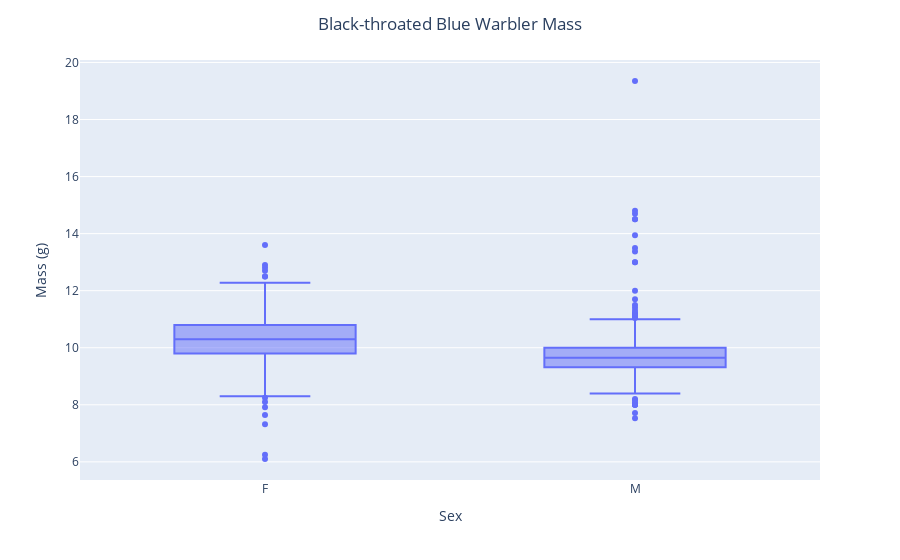

Notebook code for this chart:
### Markdown cell above
## Boxplot

### Code cell
sub_warblers = warblers[warblers['BirdSex'].notna()]
new_df = sub_warblers.loc[sub_warblers['BirdSex'].isin(['M','F'])] #select observations with known sex
fig = px.box(new_df, y="Mass", x = 'BirdSex') #make a boxplot
fig.update_layout(title={"text": "Black-throated Blue Warbler Mass", "x": 0.5}, #update title and center
 yaxis_title="Mass (g)", xaxis_title = "Sex") #update x and y labels 
fig.show()

### Figure 1 — Plotly figure (JSON) as saved in the notebook; plotly's stock layout.template omitted (floating-point values rounded to 4 significant figures; data arrays with more than 128 entries replaced by an {"elided": "..."} marker saying what was removed)
{"data": [{"alignmentgroup": "True", "hovertemplate": "BirdSex=%{x}<br>Mass=%{y}<extra></extra>", "legendgroup": "", "marker": {"color": "#636efa"}, "name": "", "notched": false, "offsetgroup": "", "orientation": "v", "showlegend": false, "type": "box", "x": {"elided": "5043 str values"}, "x0": " ", "xaxis": "x", "y": {"elided": "5043 float values"}, "y0": " ", "yaxis": "y"}], "layout": {"boxmode": "group", "legend": {"tracegroupgap": 0}, "margin": {"t": 60}, "title": {"text": "Black-throated Blue Warbler Mass", "x": 0.5}, "xaxis": {"anchor": "y", "domain": [0, 1], "title": {"text": "Sex"}}, "yaxis": {"anchor": "x", "domain": [0, 1], "title": {"text": "Mass (g)"}}}}
